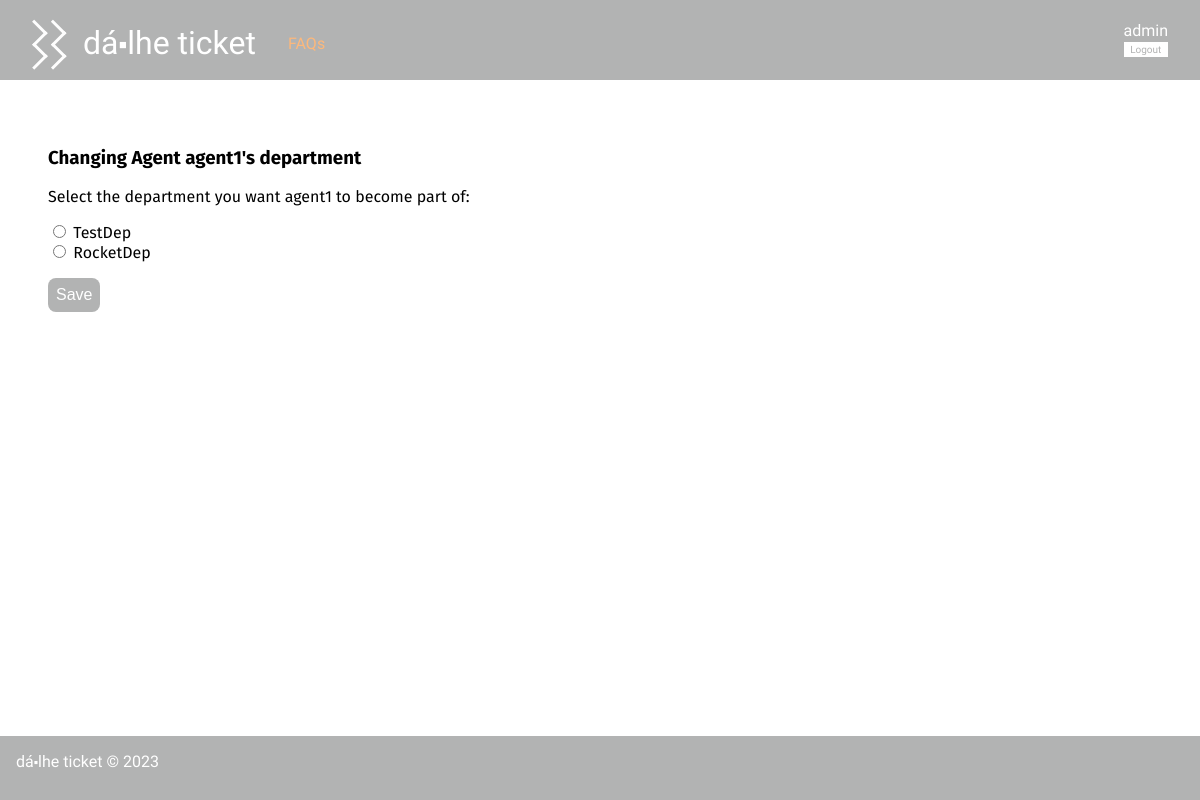
The app's page /pages/change_agent_department.php?username=agent1 (signed in), older data.
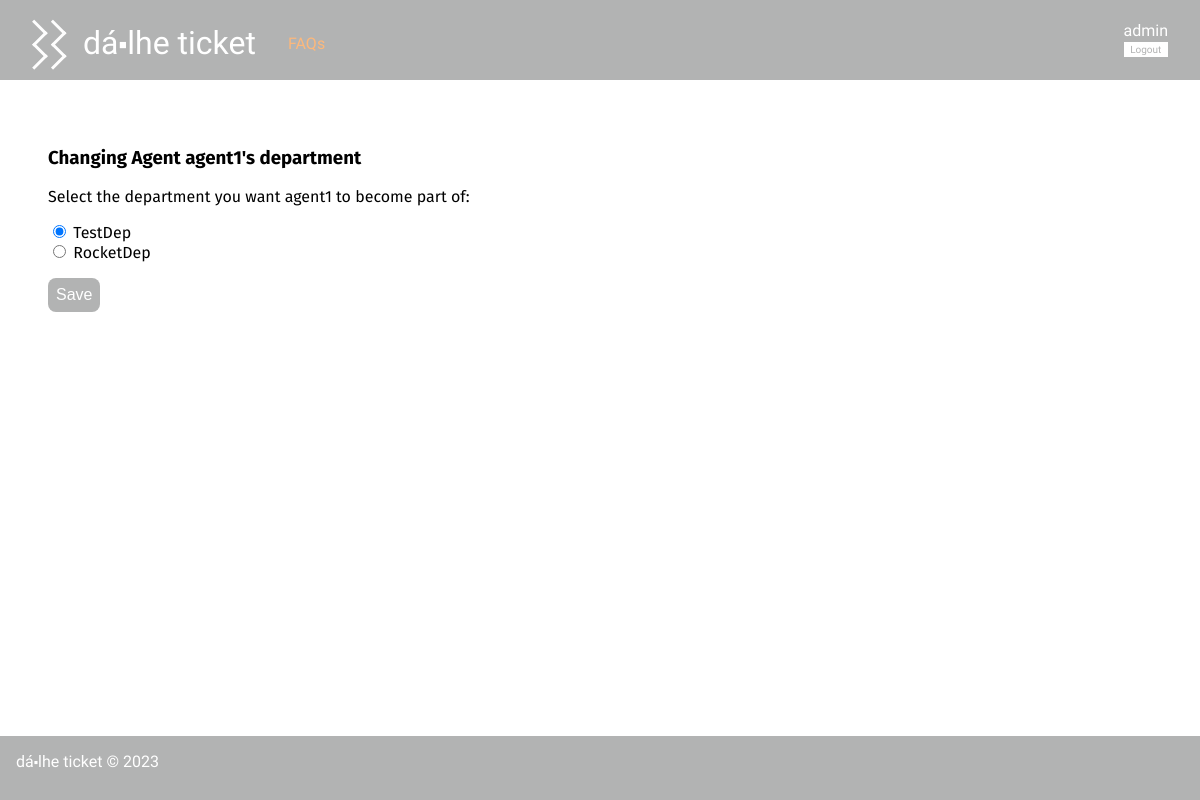
The same page, newer data.
### tables this page shows
CREATE TABLE User(
   name varchar(60) not null,
   username varchar(20) primary key,
   email varchar(60) not null,
   password varchar(40) not null,
   type varchar(5) not null, /*user, agent, admin*/
   department varchar(20)
);

CREATE TABLE Department(
   name varchar(20) primary key
);

### database/department.class.php (called while the page is built, shortened)
<?php
  class Department{
    public function __construct(string $name){
      $this->name = $name;
    }
    static public function getAllDepartments(PDO $db) : array {
      $stmt = $db->prepare('SELECT * from Department');
      $stmt->execute();
      $departments = array();
      while ($department = $stmt->fetch()) {
        $departments[] = new Department($department['name']);
      }
      return $departments;
    }
  }
?>

### database/user.class.php (called while the page is built, shortened)
<?php
class User{
  static public function getAgentDep(PDO $db, string $username) : string {
    $stmt = $db->prepare('SELECT department from User where username = ?');
    $stmt->execute(array($username));
    return $stmt->fetchAll()[0]['department'];
  }
}
?>

### pages/change_agent_department.php (the view, shortened to what this page needs)
<?php
    require_once(__DIR__ . '/../templates/common.tpl.php');
    require_once(__DIR__ . '/../database/user.class.php');
    require_once(__DIR__ . '/../database/department.class.php');
    $db = getDatabaseConnection();
    $current_depart = User::getAgentDep($db, $_GET['username']);
?>
    <h3>Changing Agent <?= $_GET['username'] ?>'s department</h3>
    Select the department you want <?= $_GET['username'] ?> to become part of:
    <form class="radio_form" action="../actions/action_change_agent_department.php" method="post">
<?php
    foreach (Department::getAllDepartments($db) as $department) { ?>
        <span class="radio_span">
        <input type="radio" name="department" value="<?= $department->name ?>" <?= $current_depart==$department->name? 'checked' : '' ?>>
        <p><?= $department->name ?></p>
        </span>
<?php
    }
?>
        <button type="submit">Save</button>
    </form>

Row changes from the older to the newer data that the page shows:
changed user: department "☐" → "☑"
